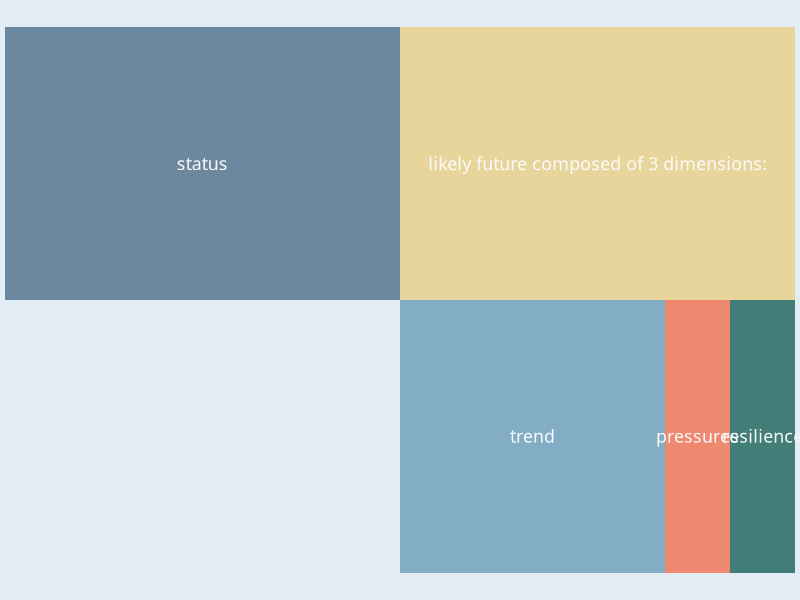

This chart was generated by the following R code:
## ---- chunk 1
library(ggplot2)

df <- data.frame(
  dimension = c("status", "likely future composed of 3 dimensions:", "trend", "pressures", "resilience"), 
  xstart = c(0, 0.5, 0.5, 0.5 + 0.335, 0.5 + 0.335 + 0.0825),
  xstop = c(0.5, 1, 0.5 + 0.335, 0.5 + 0.335 + 0.0825, 1),
  row = c(2, 2, 1, 1, 1)
)
df$dimension <- factor(
  df$dimension, 
  levels = c("status", "likely future composed of 3 dimensions:", "trend", "pressures", "resilience")
)

ggplot(df) +
  geom_rect(aes(xmin = xstart, xmax = xstop, ymin = row - 1, ymax = row, fill = dimension), show.legend = FALSE) +
  scale_fill_manual(values = c("#6b889f", "#e8d59b", "#83adc5", "#ee886e", "#427d78")) +
  geom_text(aes(x = (xstop + xstart)/2, y = row - 0.5, label = dimension), size = 4.5, color = "#f9fafb", family = "Impact") +
  theme_void() +
  theme(
    panel.background = element_rect(fill = "#bbd3e869", color = NA),
    plot.margin = unit(c(0,-0.04,0,-0.04), "null")
  )
